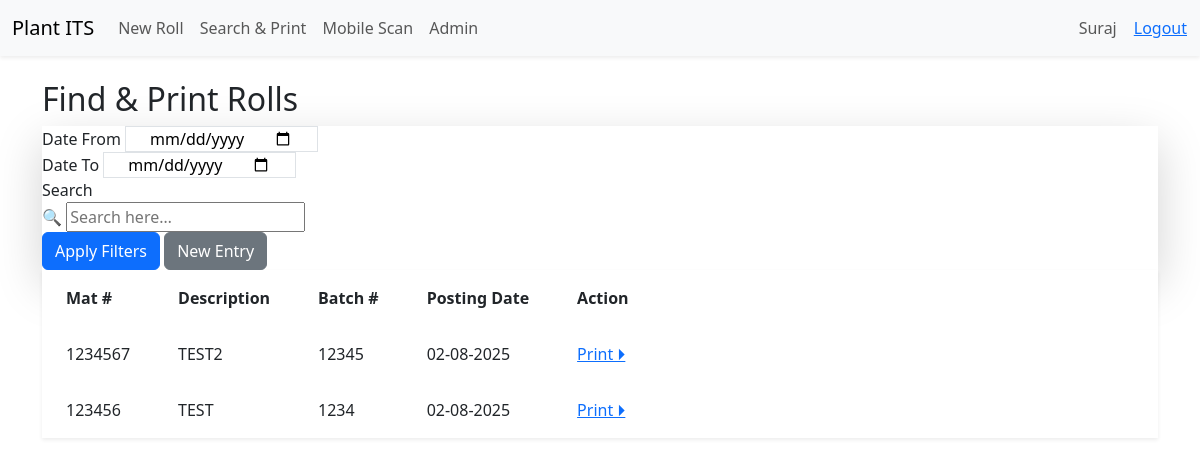
Page /print/ (signed in) on the committed database.
### warehouse/models.py (models this page shows, shortened)
class Roll(models.Model):
    roll_id           = models.UUIDField(default=uuid.uuid4,
                                        editable=False, unique=True)
    batch             = models.ForeignKey(Batch, on_delete=models.CASCADE)
    weight_kg         = models.FloatField()
    customer          = models.ForeignKey(Customer,
                                          on_delete=models.SET_NULL,
                                          null=True, blank=True)
    current_location  = models.CharField(max_length=20,
                                         blank=True, null=True)
    status            = models.CharField(max_length=20,
                                         default='IN_STOCK')

class Batch(models.Model):
    batch_number = models.CharField(max_length=50)
    material     = models.ForeignKey(Material, on_delete=models.CASCADE)
    created_at   = models.DateTimeField(auto_now_add=True)
    class Meta:
        unique_together = [('material', 'batch_number')]

class Material(models.Model):
    material_number = models.CharField(max_length=50, unique=True)
    description     = models.CharField(max_length=200)
    department    = models.ForeignKey(
        Department,
        on_delete=models.PROTECT,
        null=True, blank=True,
        help_text="Which department first registered this material",
    )
    created_by    = models.ForeignKey(
        User,
        on_delete=models.SET_NULL,
        null=True, blank=True,
        editable=False,
        help_text="Which user first created this material"
    )
    created_at    = models.DateTimeField(
        default=timezone.now,
        editable=False
    )

### warehouse/views.py (the view)
# urls.py: path('print/',  PrintSearchView.as_view(),     name='material-print-search'),
class PrintSearchView(DeptPermissionMixin, ListView):
    model               = Roll
    template_name       = 'warehouse/material_search.html'
    context_object_name = 'rolls'
    paginate_by         = 20
    def get_queryset(self):
        user = self.request.user
        qs = super().get_queryset().order_by('-batch__created_at')
        df = self.request.GET.get('date_from','').strip()
        dt = self.request.GET.get('date_to',  '').strip()
        if df:
            qs = qs.filter(batch__created_at__date__gte=df)
        if dt:
            qs = qs.filter(batch__created_at__date__lte=dt)
        q = self.request.GET.get('q','').strip()
        if q:
            qs = qs.filter(
                Q(batch__material__material_number__icontains=q) |
                Q(batch__batch_number__icontains=q)                |
                Q(batch__material__description__icontains=q)
            )
        if user.is_superuser or user.groups.filter(name='Factory Admin').exists():
            dept = self.request.GET.get('dept','').upper().strip()
            if dept:
                print(f"[DEBUG] Admin override: filtering dept={dept!r}")
                qs = qs.filter(batch__material__department__code=dept)
        return qs
    def get_context_data(self, **ctx):
        ctx = super().get_context_data(**ctx)
        user = self.request.user
        ctx['search_query'] = self.request.GET.get('q','')
        ctx['date_from']    = self.request.GET.get('date_from','')
        ctx['date_to']      = self.request.GET.get('date_to','')
        if user.is_superuser or user.groups.filter(name='Factory Admin').exists():
            ctx['departments']   = Department.objects.order_by('name')
            ctx['selected_dept'] = self.request.GET.get('dept','').upper().strip()
        else:
            ctx['departments']   = None
            ctx['selected_dept'] = user.profile.department.code
        return ctx

### warehouse/context_processors.py (called while the page is built)
def site_config(request):
    cfg = SiteConfig.objects.first()
    return {
        'enable_qa_scan': cfg.enable_qa_scan if cfg else False
    }

### warehouse/mixins.py (called while the page is built, shortened)
    def test_func(self):
        user = self.request.user
        if user.is_superuser or user.groups.filter(
            name__in=['Factory Admin','Forklift Driver']
        ).exists():
            return True
        prof = getattr(user, 'profile', None)
        if not prof or not prof.department:
            return False
        if user.groups.filter(name__in=['Plant Manager','Operator']).exists():
            return True
        if user.groups.filter(name='Stock Keeper').exists():
            return True
        return False  # any other roles denied

    def dispatch(self, request, *args, **kwargs):
        if not request.user.is_authenticated:
            return super().dispatch(request, *args, **kwargs)
        user = request.user
        prof = user.profile
        if user.is_superuser or user.groups.filter(
            name__in=['Factory Admin','Forklift Driver']
        ).exists():
            return super().dispatch(request, *args, **kwargs)
        home = prof.department.code  # two‑letter code
        if hasattr(self, 'get_queryset'):
            qs = super().get_queryset()
            allowed = [home]
            if user.groups.filter(name='Stock Keeper').exists():
                allowed += prof.get_extra_access_list()
            qs = qs.filter(batch__material__department__code__in=allowed)
            self.queryset = qs
        return super().dispatch(request, *args, **kwargs)

### templates/warehouse/material_search.html (shortened to what this page needs)
{% extends "base.html" %}
{% block content %}
<div class="max-w-5xl mx-auto py-8">
  <h2 class="text-3xl font-bold text-gray-800 mb-6">Find &amp; Print Rolls</h2>
  <form method="get" action="{% url 'material-print-search' %}"
      class="bg-white p-6 rounded-xl shadow-lg filter-panel mb-8">
    <div>
      <label for="date_from">Date From</label>
      <input type="date" id="date_from"   name="date_from"
           value="{{ date_from }}"
           class="w-full h-12 px-4 border rounded-lg" />
    </div>
    <div>
      <label for="date_to">Date To</label>
      <input type="date" id="date_to"     name="date_to"
           value="{{ date_to }}"
           class="w-full h-12 px-4 border rounded-lg" />
    </div>
    <div class="sm:col-span-2">
      <label for="q">Search</label>
      <div class="search-wrapper">
        <span class="search-icon">🔍</span>
        <input type="search" id="q" name="q"
             placeholder="Search here…"
             value="{{ q }}"
             class="search-field" />
      </div>
    </div>
    <div class="actions">
      <button type="submit" class="btn btn-primary">Apply Filters</button>
      <a href="{% url 'material-entry' %}" class="btn btn-secondary">New Entry</a>
    </div>
  </form>
  {% if rolls %}
  <div class="overflow-x-auto bg-white rounded-lg shadow-sm">
    <table class="min-w-full">
      <thead class="bg-gray-100">
        <tr>
          <th class="px-4 py-3 text-right text-sm font-medium text-gray-600">Mat #</th>
          <th class="px-4 py-3 text-left  text-sm font-medium text-gray-600">Description</th>
          <th class="px-4 py-3 text-left  text-sm font-medium text-gray-600">Batch #</th>
          <th class="px-4 py-3 text-left  text-sm font-medium text-gray-600">Posting Date</th>
          <th class="px-4 py-3 text-left  text-sm font-medium text-gray-600">Action</th>
        </tr>
      </thead>
      <tbody>
        {% for roll in rolls %}
        <tr class="border-t hover:bg-gray-50">
          <td class="px-4 py-3 text-right text-sm text-gray-700">
            {{ roll.batch.material.material_number }}
          </td>
          <td class="px-4 py-3 text-sm text-gray-700">
            {{ roll.batch.material.description }}
          </td>
          <td class="px-4 py-3 text-sm text-gray-700">
            {{ roll.batch.batch_number }}
          </td>
          <td class="px-4 py-3 text-sm text-gray-700">
            {{ roll.batch.created_at|date:"d-m-Y" }}
          </td>
          <td class="px-4 py-3 text-sm">
            <a href="{% url 'material-print' roll.roll_id %}"
               class="text-blue-600 hover:underline font-medium">
              Print ⏵
            </a>
          </td>
        </tr>
        {% endfor %}
      </tbody>
    </table>
  </div>
  {% endif %}
</div>
{% endblock %}

### templates/base.html (shortened to what this page needs)
{% load static %}
<!DOCTYPE html>
<html lang="en">
<head>
  <link
    href="https://cdn.jsdelivr.net/npm/bootstrap@5.3.0/dist/css/bootstrap.min.css"
    rel="stylesheet"
  >
</head>
<body>
  <nav class="navbar navbar-expand-lg navbar-light bg-light shadow-sm">
    <div class="container-fluid">
      <a class="navbar-brand" href="{% url 'dashboard' %}">Plant ITS</a>
      <div class="collapse navbar-collapse" id="mainNav">
        <ul class="navbar-nav me-auto mb-2 mb-lg-0">
          <li class="nav-item">
            <a class="nav-link" href="{% url 'material-entry' %}">New Roll</a>
          </li>
          <li class="nav-item">
            <a class="nav-link" href="{% url 'material-print-search' %}">Search & Print</a>
          </li>
          <li class="nav-item">
            <a class="nav-link" href="{% url 'scan-view' %}">Mobile Scan</a>
          </li>
          <li class="nav-item">
            <a class="nav-link" href="/admin/">Admin</a>
          </li>
        </ul>
        {% if request.user.is_authenticated %}
          <span class="navbar-text me-3">
            {{ request.user.username }}
          </span>
          <form class="d-inline" action="{% url 'logout' %}" method="post">
            <button class="btn btn-link p-0" type="submit">
              Logout
            </button>
          </form>
        {% endif %}
      </div>
    </div>
  </nav>
  <div class="container my-4">
    {% block content %}{% endblock %}
  </div>
</body>
</html>

### rows in the picture
Roll: batch.material.material_number "1234567", batch.material.description "TEST2", batch.batch_number "12345", batch.created_at "02-08-2025"
Roll: batch.material.material_number "123456", batch.material.description "TEST", batch.batch_number "1234", batch.created_at "02-08-2025"

### other values in the picture
{{ request.user.username }} "Suraj"
